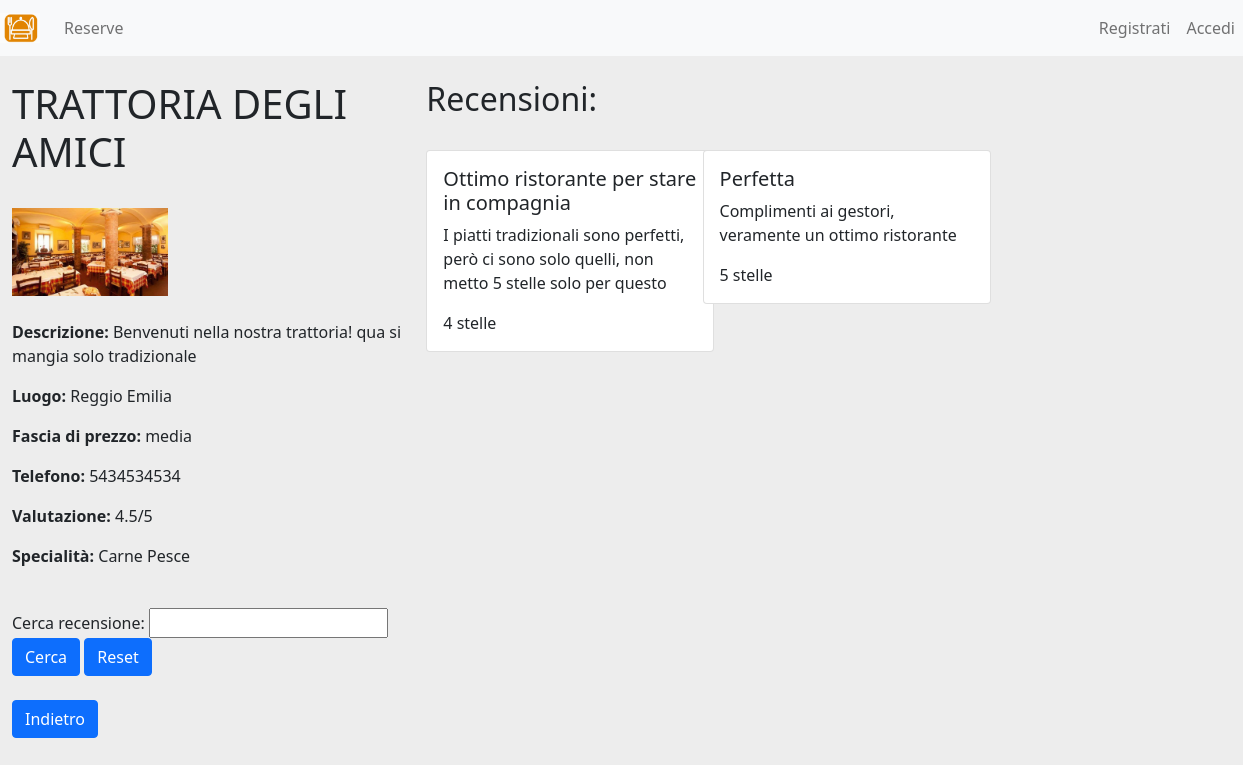
The app's page /recensioniristorante/33, older data.
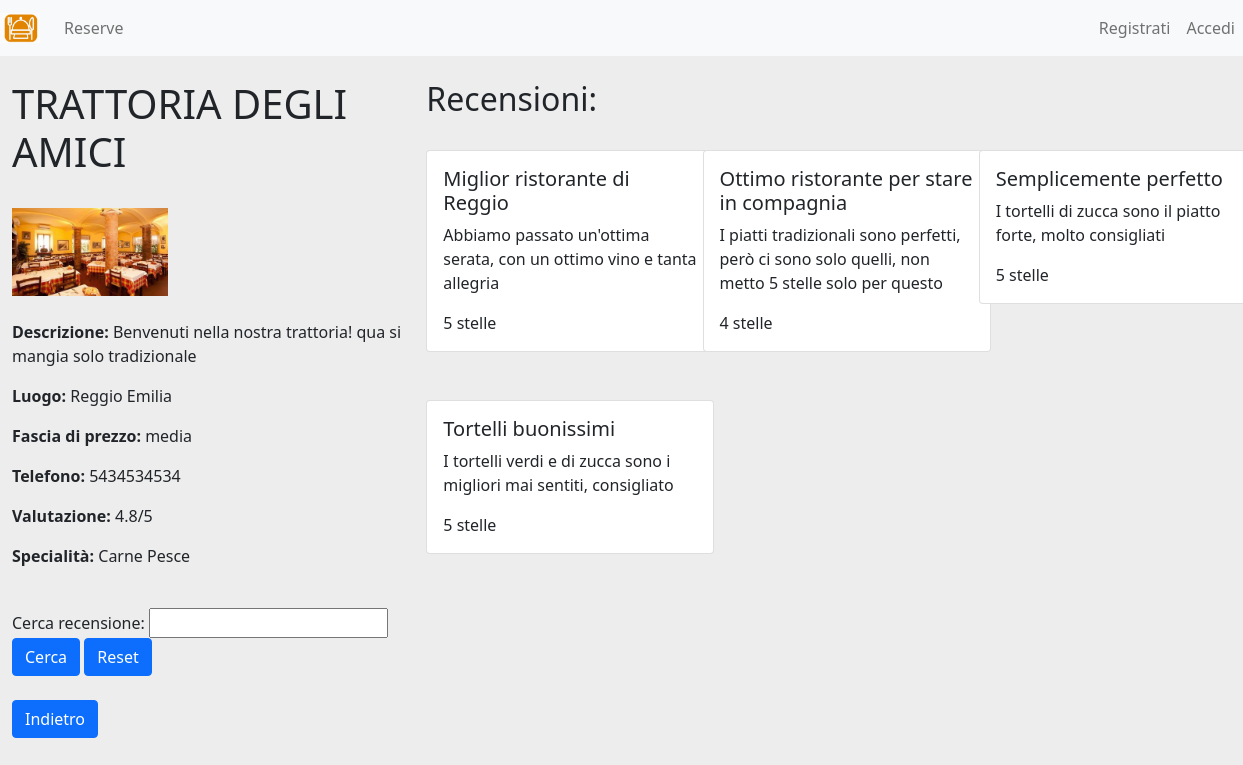
The same page, newer data.
### prenotazione/models.py (models this page shows, shortened)
class Ristorante(models.Model):
    immagine = models.ImageField(upload_to='ristoranti/', blank=True, null=True)
    nome = models.CharField(max_length=255)
    carne = models.BooleanField(default=False)
    pesce = models.BooleanField(default=False)
    pizza = models.BooleanField(default=False)
    vegan = models.BooleanField(default=False)
    sushi = models.BooleanField(default=False)
    fascia_prezzo = models.CharField(max_length=255, default="media")
    descrizione = models.TextField()
    telefono = models.BigIntegerField()
    luogo = models.CharField(max_length=255)
    posti_totali = models.PositiveIntegerField()
    proprietario = models.ForeignKey(User, on_delete=models.CASCADE, related_name="ristoranti")
    valutazione = models.FloatField(default=0.0)
    def valutazione_vera(self):
        if self.recensioni.count() == 0:
            return "?/5"
        return f"{self.valutazione:.1f}/5"

class Recensione(models.Model):
    ristorante = models.ForeignKey(Ristorante, on_delete=models.CASCADE, related_name='recensioni')
    utente = models.ForeignKey(User, on_delete=models.CASCADE, related_name='recensioni')
    titolo = models.CharField(max_length=255)
    descrizione = models.TextField()
    valutazione = models.CharField(max_length=10, default="3 stelle")
    class Meta:
        unique_together = [['ristorante', 'utente']]

### prenotazione/views.py (the view)
# urls.py: path('recensioniristorante/<int:pk>', recensioniristorante, name='recensioniristorante'),
def recensioniristorante(request, pk):
    form = SearchRecensioneForm()
    ristorante = get_object_or_404(Ristorante, pk=pk)
    if request.method == 'POST':
        ricercarecensioni = SearchRecensioneForm(request.POST)
        if ricercarecensioni.is_valid():
            titolorecensione = ricercarecensioni.cleaned_data['cerca_recensione']
            recensioni = Recensione.objects.filter(ristorante=get_object_or_404(Ristorante, pk=pk), titolo__icontains=titolorecensione).order_by('titolo')
    else:
        recensioni = Recensione.objects.filter(ristorante=get_object_or_404(Ristorante, pk=pk)).order_by('titolo')
    return render(request, "recensioniristorante.html", {"recensioni" : recensioni, "form" : form, "pk" : pk, "ristorante" : ristorante})

### prenotazione/forms.py
class SearchRecensioneForm(forms.Form):
    cerca_recensione = forms.CharField(max_length=100, required=False, widget=forms.TextInput())

### prenotazione/templates/recensioniristorante.html (shortened to what this page needs)
{% extends 'base.html' %}
{%block content%}
<div class="row">
    <div class="col-md-4 text-break">
        <h1>{{ ristorante.nome }}</h1>
        {% if ristorante.immagine %}
            <br>
            <img src="{{ ristorante.immagine.url }}" alt="immagine ristorante" width="40%">
            <br><br>
        {% endif %}
        <p><strong>Descrizione:</strong> {{ ristorante.descrizione }}</p>
        <p><strong>Luogo:</strong> {{ ristorante.luogo }}</p>
        <p><strong>Fascia di prezzo:</strong> {{ ristorante.fascia_prezzo }}</p>
        <p><strong>Telefono:</strong> {{ ristorante.telefono }}</p>
        <p><strong>Valutazione:</strong> {{ ristorante.valutazione_vera }}</p>
        <p><strong>Specialità:</strong>
            {% if ristorante.carne %}Carne{% endif %}
            {% if ristorante.pesce %}Pesce{% endif %}
        </p>
            <br>
            <form method="post" action="{% url 'recensioniristorante' pk %}">
                {{ form }}
                <button type="submit" class="btn btn-primary">Cerca</button>
                <a href="{% url 'recensioniristorante' pk %}" class="btn btn-primary">Reset</a>
            </form>
        <br>
        <p><a href="{% url 'prenota_ristorante' pk %}" class="btn btn-primary">Indietro</a></p>
        </div>
    <div class="col-md-8">
        {% if recensioni %}
            <h2>Recensioni:</h2><br>
            <div class="row">
                {% for recensione in recensioni %}
                <div class="col-md-4 mb-5">
                    <div class="card" style="width: 18rem;">
                        <div class="card-body">
                          <h5 class="card-title">{{recensione.titolo}}</h5>
                          <p class="card-text">{{recensione.descrizione}}</p>
                          <p class="card-text">{{recensione.valutazione}}</p>
                        </div>
                    </div>
                </div>
                {% endfor %}
            </div>
{% else %}
    <p>Nessuna recensione disponibile.</p>
{% endif %}
    </div>
</div>
{% endblock %}

### prenotazione/templates/base.html (shortened to what this page needs)
<!doctype html>
<html lang="it">
  <head>
    {% load static %}
    <link href="https://cdn.jsdelivr.net/npm/bootstrap@5.0.2/dist/css/bootstrap.min.css" rel="stylesheet">
  </head>
  <body style="background-color: #ededed;">
<nav class="navbar navbar-expand-lg navbar-light bg-light">
    <a class="navbar-brand" href="#">
        <img src="{% static 'prenotazione/logo.png' %}" width="40" height="30" class="d-inline-block align-top" alt="Logo">
    </a>
    <div class="collapse navbar-collapse">
        <ul class="navbar-nav mr-auto">
            <li class="nav-item">
                <a class="nav-link" href="{% url 'home' %}">Reserve</a>
            </li>
        </ul>
        <ul class="navbar-nav ms-auto">
            {% if not user.is_authenticated %}
                <li class="nav-item">
                    <a class="nav-link" href="{% url 'reg_view' %}">Registrati</a>
                </li>
                <li class="nav-item">
                    <a class="nav-link" href="{% url 'login_view' %}">Accedi</a>
                </li>
            {% else %}
                <li class="nav-item">
                    <a class="nav-link" href="{% url 'logout_view' %}">Esci</a>
                </li>
            {% endif %}
        </ul>
    </div>
</nav>
<div class="container-fluid mt-4">
    {% block content %}
    {% endblock %}
</div>
  </body>
</html>
</html>

Row changes from the older to the newer data that the page shows:
removed Recensione: titolo "Perfetta", descrizione "Complimenti ai gestori, veramente un ottimo ristorante", valutazione "5 stelle"
changed Ristorante "TRATTORIA DEGLI AMICI": valutazione_vera "4.5/5" → "4.8/5"
added Recensione: titolo "Miglior ristorante di Reggio", descrizione "Abbiamo passato un'ottima serata, con un ottimo vino e tanta allegria", valutazione "5 stelle"
added Recensione: titolo "Semplicemente perfetto", descrizione "I tortelli di zucca sono il piatto forte, molto consigliati", valutazione "5 stelle"
added Recensione: titolo "Tortelli buonissimi", descrizione "I tortelli verdi e di zucca sono i migliori mai sentiti, consigliato", valutazione "5 stelle"
